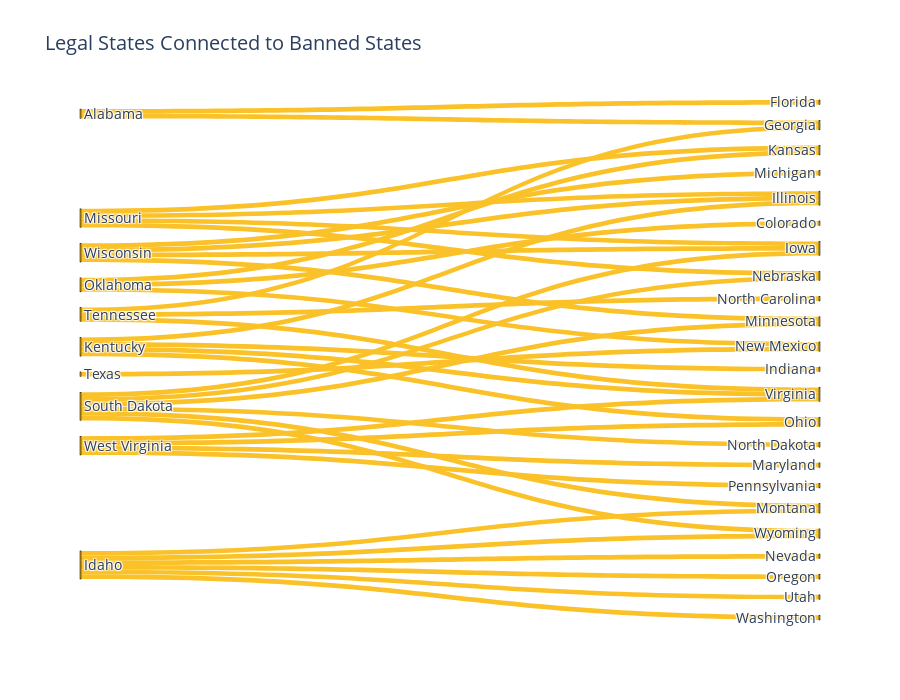

The notebook cell saved with this chart:
### Code cell
#Sankey Diagram
dt = pd.DataFrame.from_dict(ordered_neighbors, orient='index')
dt.reset_index(inplace = True)
dt.columns = ["state","n1","n2","n3","n4","n5","n6","n7","n8"]
dt = pd.wide_to_long(dt, "n", i = "state", j = "neighbors")
dt.reset_index(inplace = True)
dt["value"] = 1
dt = dt[~(dt.n.isnull())]

dt["state_idx"] = list(map(states.index, dt['state']))
dt["n_idx"] = list(map(states.index, dt['n']))

dt = dt[dt.state.isin(banned) & dt.n.isin(legal)]

data = py.graph_objs.Sankey(
    node = dict(
        pad = 20,
        thickness = 1,
        line = dict(
            color = 'black',
            width = 0.5
        ),
        label = states,
        color = "#fac228"
    ),
    link = dict(
        source = dt.state_idx,
        target = dt.n_idx,
        value = dt.value,
        color = ['#fac228']*sum(sum(adj_matrix)),
    ),
    orientation = "h",
    arrangement = "fixed",
    textfont=dict(size=14)
)

layout = py.graph_objs.Layout(
    title = "Legal States Connected to Banned States",
    font=dict(size=14),
    height = 700,
)

fig = py.graph_objs.Figure(data=[data], layout=layout)
fig.show()

### Figure 1 — Plotly figure (JSON) as saved in the notebook; plotly's stock layout.template omitted (floating-point values rounded to 4 significant figures; data arrays with more than 128 entries replaced by an {"elided": "..."} marker saying what was removed)
{"data": [{"arrangement": "fixed", "link": {"color": {"elided": "216 str values"}, "source": [0, 48, 11, 40, 16, 0, 48, 47, 11, 35, 40, 16, 24, 42, 48, 47, 11, 35, 40, 24, 41, 48, 47, 11, 40, 16, 24, 47, 11, 35, 40, 11, 40, 16, 24, 41, 41], "target": [8, 12, 25, 14, 12, 9, 14, 19, 27, 5, 22, 13, 12, 30, 21, 34, 36, 15, 25, 14, 9, 22, 37, 43, 26, 34, 15, 45, 46, 30, 33, 49, 49, 45, 26, 32, 45], "value": [1, 1, 1, 1, 1, 1, 1, 1, 1, 1, 1, 1, 1, 1, 1, 1, 1, 1, 1, 1, 1, 1, 1, 1, 1, 1, 1, 1, 1, 1, 1, 1, 1, 1, 1, 1, 1]}, "node": {"color": "#fac228", "label": ["Alabama", "Alaska", "Arizona", "Arkansas", "California", "Colorado", "Connecticut", "Delaware", "Florida", "Georgia", "Hawaii", "Idaho", "Illinois", "Indiana", "Iowa", "Kansas", "Kentucky", "Louisiana", "Maine", "Maryland", "Massachusetts", "Michigan", "Minnesota", "Mississippi", "Missouri", "Montana", "Nebraska", "Nevada", "New Hampshire", "New Jersey", "New Mexico", "New York", "North Carolina", "North Dakota", "Ohio", "Oklahoma", "Oregon", "Pennsylvania", "Rhode Island", "South Carolina", "South Dakota", "Tennessee", "Texas", "Utah", "Vermont", "Virginia", "Washington", "West Virginia", "Wisconsin", "Wyoming"], "line": {"color": "black", "width": 0.5}, "pad": 20, "thickness": 1}, "orientation": "h", "textfont": {"size": 14}, "type": "sankey"}], "layout": {"font": {"size": 14}, "height": 700, "title": {"text": "Legal States Connected to Banned States"}}}
